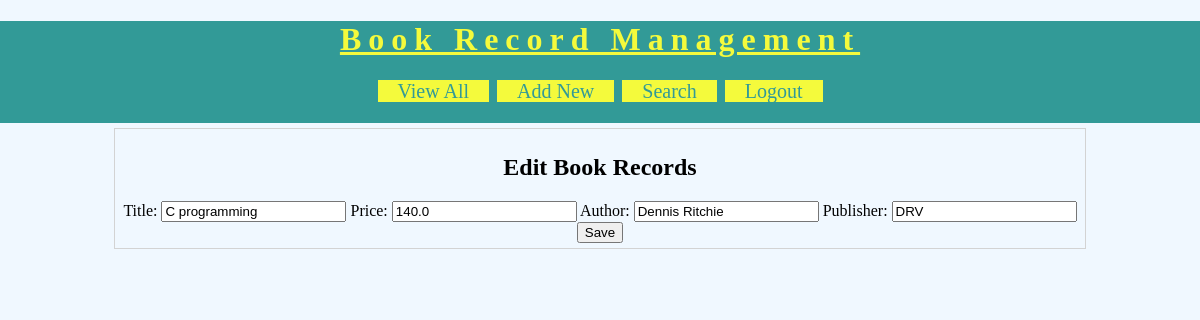
The app's page /BRMAPP/edit-book?bookid=1 (signed in) with its own data.
### BRMAPP/models.py (models this page shows)
class Book(models.Model):
    title=models.CharField(max_length=100)
    price=models.FloatField()
    author=models.CharField(max_length=100)
    publisher=models.CharField(max_length=100)

### BRMAPP/views.py (the view)
# urls.py: re_path('edit-book',views.editBook),
@login_required(login_url='/BRMAPP/login/')
def editBook(request):
    models.Book.objects.filter(id=request.GET['bookid'])
    book = models.Book.objects.get(id=request.GET['bookid'])
    fields = {'title': book.title, 'price': book.price, 'author': book.author,
              'publisher': book.publisher}
    form = NewBookForm(initial=fields)
    res = render(request, 'BRMAPP/edit_book.html',
                 {'form': form, 'book': book})
    return res

### BRMAPP/forms.py
class NewBookForm(forms.Form):
    title = forms.CharField(label='Title', max_length=100)
    price = forms.FloatField(label='Price')
    author = forms.CharField(label='Author')
    publisher = forms.CharField(label='Publisher')

### templates/BRMAPP/edit_book.html (shortened to what this page needs)
<!DOCTYPE html>
{%load static %}
<html>
    <head>
        <link rel="stylesheet" href="{%static 'css/BRMstyle.css' %}">
    </head>
    <body>
        <div id="header">
            <h1>Book Record Management</h1>
            <div id="nav">
                <a href="/BRMAPP/view-books">View All</a>
                <a href="/BRMAPP/new-book">Add New</a>
                <a href="/BRMAPP/search-book">Search</a>
                <a href="/BRMAPP/logout">Logout</a>
            </div>
        </div>
        <div id="main">
            <h2>Edit Book Records</h2>
            <form action='/BRMAPP/edit' method='post'>
            {{form}}
            <input type='submit' value='Save'>
            </form>
        </div>
    </body>
    </html>

### static/css/BRMstyle.css (style rules this page uses)
body { background-color:aliceblue; margin:0px 0px 0px 0px; font-family:"calibri"; }
#header { background-color:#329A97; padding-bottom:20px; text-align:center; }
#header h1 { text-align:center; color:#F4FA3C; letter-spacing:7px; text-decoration:underline; }
#nav { width:60%; margin:auto; }
#nav a { background-color:#F4FA3C; width:150px; border:solid 2px #329A97; font-size:20px; text-decoration:none; color:#329A97; padding-left:20px; padding-right:20px; }
#main { margin: auto; border:solid 1px lightgray; width:80%; padding:5px; margin-top:5px; }
#main form, #main h2 { text-align:center; }

### records on screen
Book: title "C programming", price "140.0", author "Dennis Ritchie", publisher "DRV"
